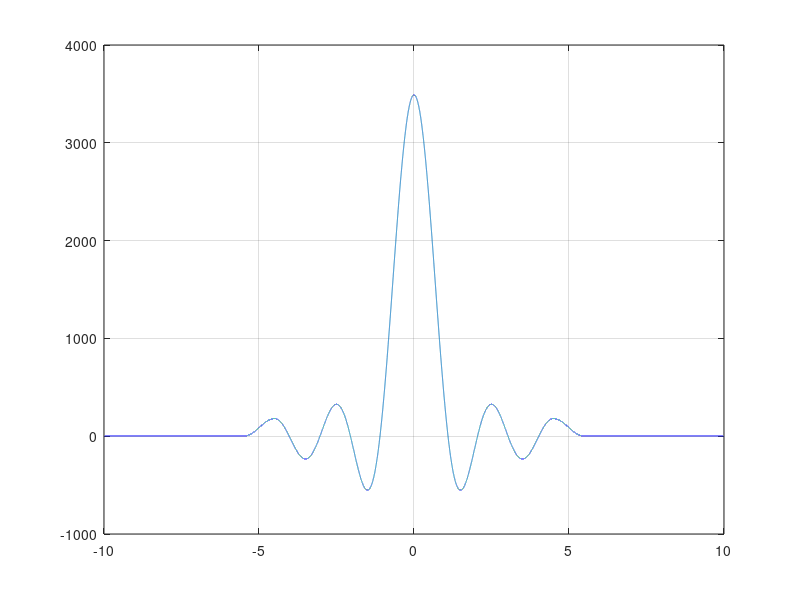

This chart was generated by the following MATLAB code:
T = 1;
ampli_pulse = T;
fs = 4000;
t = -5:1/fs:5;
tt = -10:1/fs:10;
x = sinc(t/T);
y = rectpuls(t,ampli_pulse);
convolucion = conv(x,y);
%plot (t,x)
%plot(t,y)
plot(tt,convolucion)
grid on